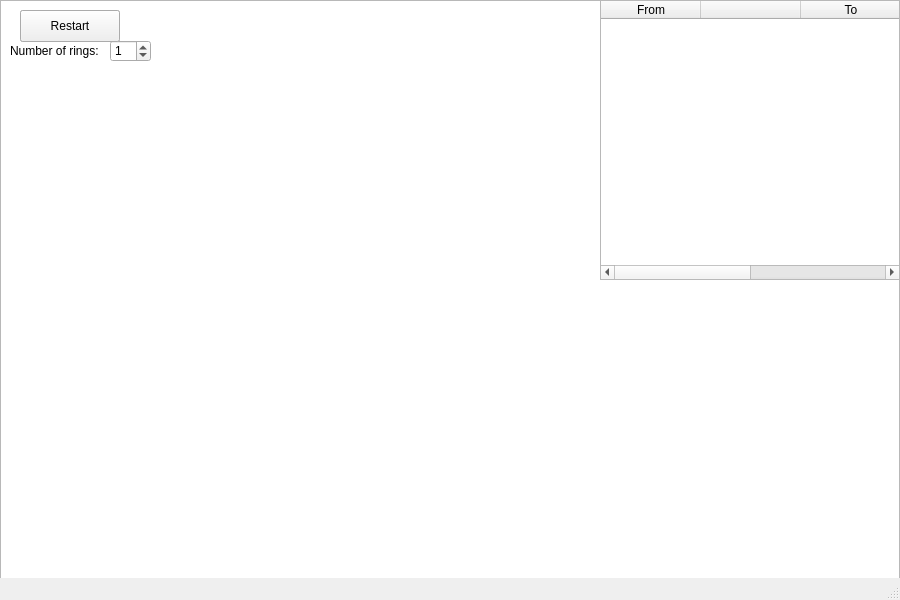
<?xml version="1.0" encoding="UTF-8"?>
<ui version="4.0">
 <class>MainWindow</class>
 <widget class="QMainWindow" name="MainWindow">
  <property name="geometry">
   <rect>
    <x>0</x>
    <y>0</y>
    <width>900</width>
    <height>600</height>
   </rect>
  </property>
  <property name="windowTitle">
   <string>MainWindow</string>
  </property>
  <widget class="QWidget" name="centralwidget">
   <widget class="QGraphicsView" name="graphicsView">
    <property name="geometry">
     <rect>
      <x>0</x>
      <y>0</y>
      <width>900</width>
      <height>600</height>
     </rect>
    </property>
   </widget>
   <widget class="QPushButton" name="StartButton">
    <property name="geometry">
     <rect>
      <x>20</x>
      <y>10</y>
      <width>100</width>
      <height>32</height>
     </rect>
    </property>
    <property name="text">
     <string>START</string>
    </property>
   </widget>
   <widget class="QSpinBox" name="spinBox">
    <property name="geometry">
     <rect>
      <x>110</x>
      <y>40</y>
      <width>41</width>
      <height>22</height>
     </rect>
    </property>
    <property name="maximum">
     <number>10</number>
    </property>
    <property name="value">
     <number>1</number>
    </property>
   </widget>
   <widget class="QLabel" name="label">
    <property name="geometry">
     <rect>
      <x>10</x>
      <y>40</y>
      <width>101</width>
      <height>21</height>
     </rect>
    </property>
    <property name="text">
     <string>Number of rings:</string>
    </property>
   </widget>
   <widget class="QTableWidget" name="table">
    <property name="geometry">
     <rect>
      <x>600</x>
      <y>0</y>
      <width>300</width>
      <height>280</height>
     </rect>
    </property>
    <column>
     <property name="text">
      <string>From</string>
     </property>
    </column>
    <column>
     <property name="text">
      <string> </string>
     </property>
    </column>
    <column>
     <property name="text">
      <string>To</string>
     </property>
    </column>
    <column>
     <property name="text">
      <string/>
     </property>
    </column>
   </widget>
   <widget class="QPushButton" name="RestartBut">
    <property name="geometry">
     <rect>
      <x>20</x>
      <y>10</y>
      <width>100</width>
      <height>32</height>
     </rect>
    </property>
    <property name="text">
     <string>Restart</string>
    </property>
   </widget>
  </widget>
  <widget class="QMenuBar" name="menubar">
   <property name="geometry">
    <rect>
     <x>0</x>
     <y>0</y>
     <width>900</width>
     <height>24</height>
    </rect>
   </property>
  </widget>
  <widget class="QStatusBar" name="statusbar"/>
 </widget>
 <resources/>
 <connections/>
</ui>
